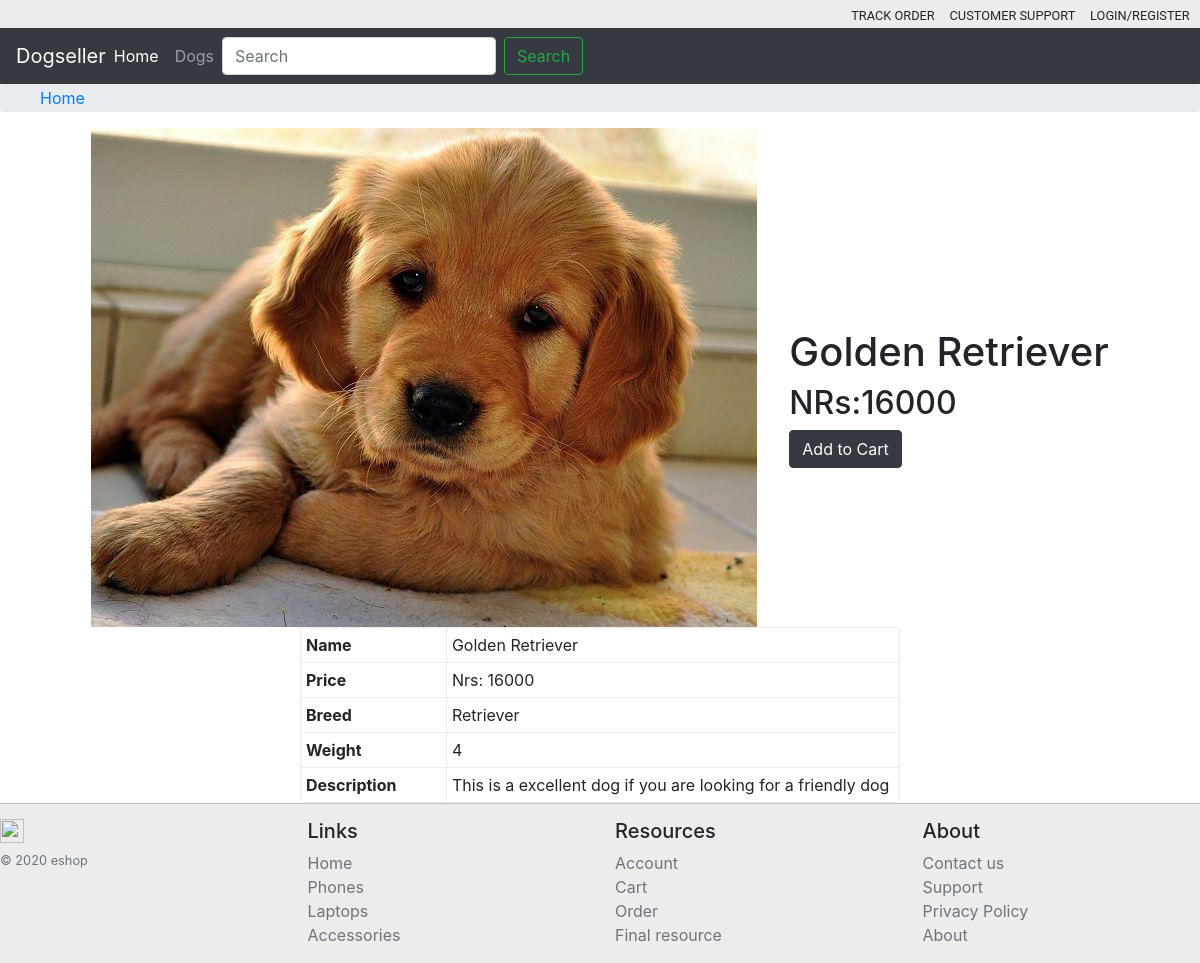
The page /view/6 on the database its author committed.
### viewDogs/models.py (models this page shows, shortened)
class Dogs(models.Model):
    name = models.CharField(max_length= 255)
    price = models.IntegerField()
    stockNo = models.IntegerField()
    image = models.ImageField(upload_to='media/images/')
    breed = models.CharField(max_length=255)
    weight = models.IntegerField()
    description = models.CharField(max_length= 255)

### viewDogs/views.py (the view)
# urls.py: path('view/<int:ID>',viewProductDetails)
def viewProductDetails(request,ID):
    product = Dogs.objects.get(id=ID)
    context_varible = {'product':product}
    return render(request,'viewDogs/view.html',context_varible)

### viewDogs/Templates/viewDogs/view.html (shortened to what this page needs)
{% extends 'viewDogs/base.html' %}
{% block main-page %}
<div class="mainsection">
    <div class="mainsection-top">
        <div class="mainsection-top-image">
            <img src="{{product.image.url}}" alt="...">
        </div>
        <div class="mainsection-top-price">
            <h1>{{product.name}}</h1>
            <h2>NRs:{{product.price}}</h2>
            <a href="#" class="btn btn-dark">Add to Cart</a>
        </div>
    </div>
    <div class="mainsection-bottom">
        <table>
            <tr>
                <td>Name</td>
                <td>{{product.name}}</td>
            </tr>
            <tr>
                <td>Price</td>
                <td>Nrs: {{product.price}}</td>
            </tr>
            <tr>
                <td>Breed</td>
                <td>{{product.breed}}</td>
            </tr>
            <tr>
                <td>Weight</td>
                <td>{{product.weight}}</td>
            </tr>
            <tr>
                <td>Description</td>
                <td>{{product.description}}</td>
            </tr>
        </table>
    </div>
</div>
{% endblock %}

### viewDogs/Templates/viewDogs/view.html (style rules this page uses)
table { width: 50%; }
table, th, td { border: 1px solid rgb(238, 236, 236); }
th, td { padding: 5px; }
td:first-child { font-weight: bold; padding-right: 3em; }
.mainsection-top-price { margin-left: 2em; padding-top: 200px; }
.mainsection-top { display: flex; flex-direction: row; justify-content: center; }
.mainsection-bottom { display: flex; justify-content: center; }

### rows shown on the page
Dogs: image (picture), name "Golden Retriever", price "16000", breed "Retriever", weight "4", description "This is a excellent dog if you are looking for a friendly dog"
